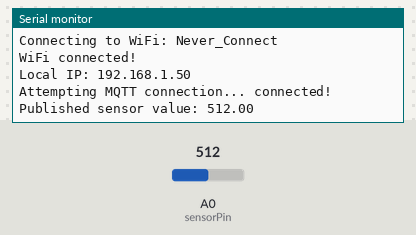
Simulated run of this sketch. Board: Arduino Uno R4 WiFi. Shown: the last lines printed to the serial monitor. The test bench sets the inputs (shaded band); at power-on: A0 (sensorPin) = 512. WiFi joins after 1.5 s; servers stay silent unless stated; random numbers use the default seed unless the sketch sets one; no MQTT or app messages arrive unless stated.

Above: at 4.2 s.
4.3 s: A0 (sensorPin) set to 716
At 9.1 s:
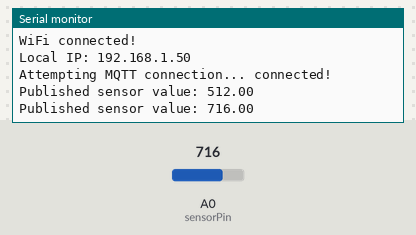
9.9 s: A0 (sensorPin) set to 900
At 14.2 s:
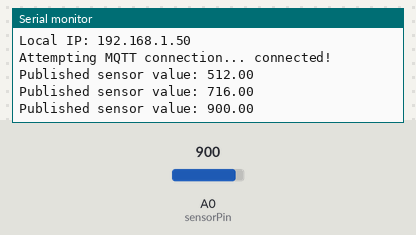
Timing chart, 0 to 15.7 s (numbered marks = the images above; inputs shaded):
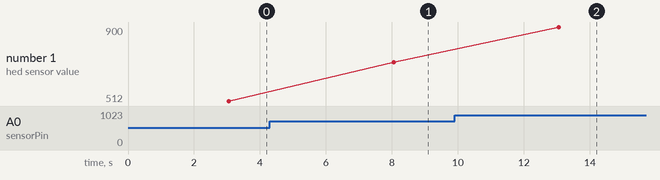

The sketch:

airquality_UNO_R4.ino
```cpp
#include <WiFiS3.h>
#include <PubSubClient.h>

// WiFi Credentials
char ssid[] = "Never_Connect";
char pass[] = "Masters@2024";

// MQTT Broker settings for Mosquitto
const char* mqtt_server = "10.0.0.80";  // Update with your broker's IP address
const int mqtt_port = 1884;             // Non-secure port

WiFiClient wifiClient;
PubSubClient client(wifiClient);

const int sensorPin = A0;  // Analog pin for the sensor

void setup() {
  Serial.print("Connecting to WiFi: ");
  Serial.println(ssid);
  WiFi.begin(ssid, pass);

  int wifi_attempts = 0;
  while (WiFi.status() != WL_CONNECTED) {
    delay(1000);
    Serial.print(".");
    wifi_attempts++;
    if (wifi_attempts > 30) {  // Give up after 30 attempts
      Serial.println();
      Serial.println("Failed to connect to WiFi after 30 attempts.");
      while (1) {
        delay(1000);
      }
    }
  }
  Serial.println();
  Serial.println("WiFi connected!");
  Serial.print("Local IP: ");
  Serial.println(WiFi.localIP());

  Serial.begin(9600);
  while (!Serial) {}  // Wait for Serial Monitor readiness

  // Connect to WiFi
  Serial.print("Connecting to WiFi: ");
  Serial.println(ssid);

  // Attempt connecting to WiFi until connection is established
  while (WiFi.begin(ssid, pass) != WL_CONNECTED) {
    delay(1000);
    Serial.print(".");
  }

  Serial.println("\nWiFi connected!");
  Serial.print("Local IP: ");
  Serial.println(WiFi.localIP());

  // Set MQTT broker details
  client.setServer(mqtt_server, mqtt_port);
}

void reconnectMQTT() {
  // Loop until we're connected to the MQTT broker
  while (!client.connected()) {
    Serial.print("Attempting MQTT connection...");
    // Create a unique client ID
    String clientId = "ArduinoUnoR4Client-";
    clientId += String(random(0xffff), HEX);

    // Attempt to connect using the client ID
    if (client.connect(clientId.c_str())) {
      Serial.println(" connected!");
    } else {
      Serial.print("MQTT connect failed, state: ");
      Serial.println(client.state());
      Serial.println("Reattempting in 5 seconds...");
      delay(5000);
    }
  }
}

void loop() {
  // Ensure the MQTT connection is active
  if (!client.connected()) {
    reconnectMQTT();
  }
  client.loop();

  // Read sensor data
  int sensorValue = analogRead(sensorPin);
  char payload[10];
  dtostrf(sensorValue, 1, 2, payload);

  // Publish sensor reading to the MQTT topic
  if (client.publish("sensor/air_quality", payload)) {
    Serial.print("Published sensor value: ");
    Serial.println(payload);
  } else {
    Serial.println("Failed to publish sensor value");
  }

  // Wait for 5 seconds between publishes
  delay(5000);
}
```

Measured:
- after the input at 4.3 s, the serial monitor: prints a new line after 3.8 s (image 1)
- after the input at 9.9 s, the serial monitor: prints a new line after 3.2 s (image 2)
- plotted number 1: 512 → 716 after the input at 4.3 s, 716 → 900 after the input at 9.9 s
